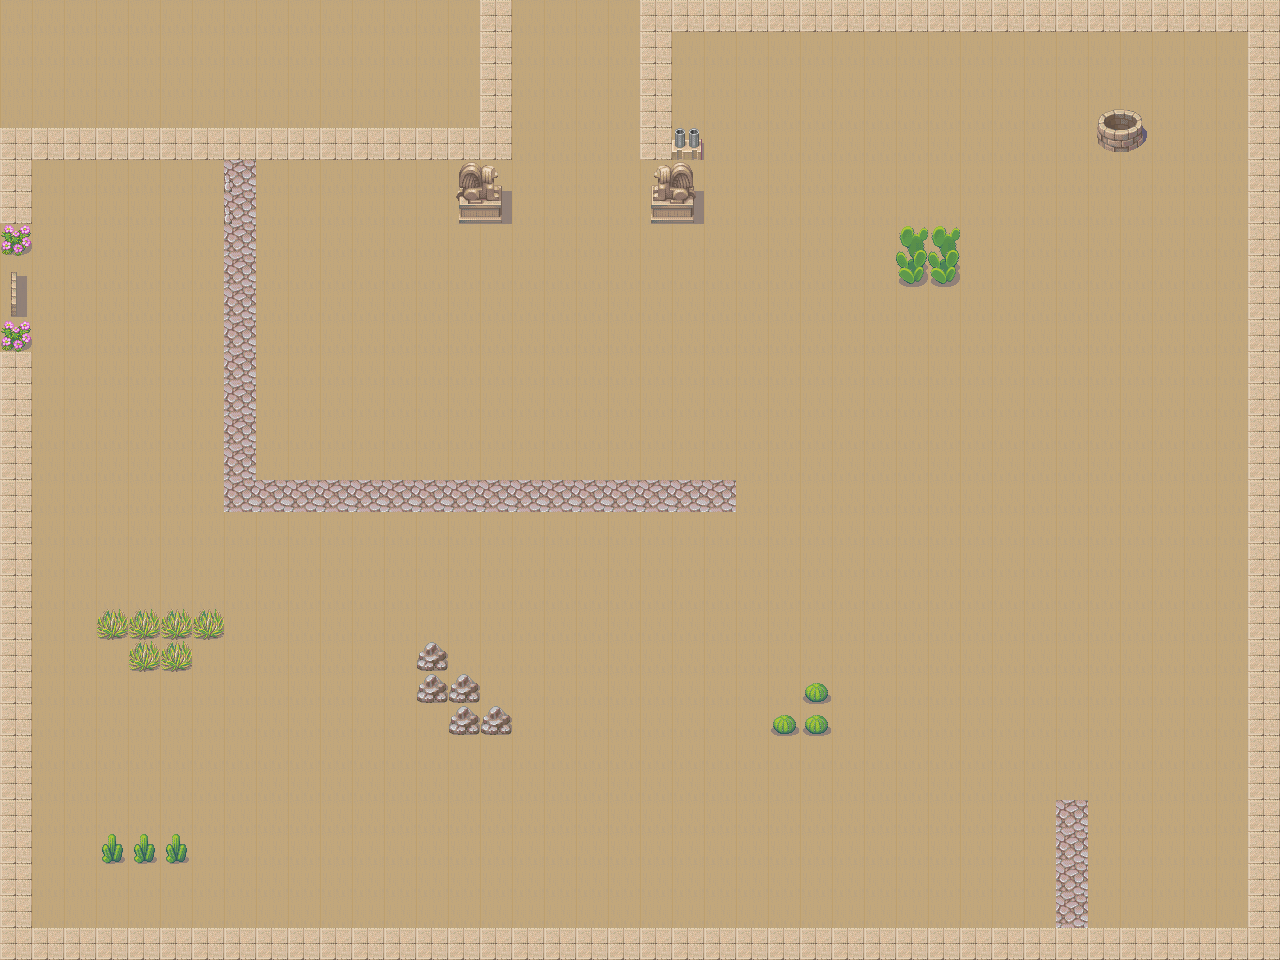

This is a level from a 2D game, rendered from its Tiled map with the project's own tilesets. A one-line summary and the map file follow, with tile-layer data summarised:
An orthogonal 40x30 tile map with 32x32 px tiles, 2 tile layers (ground, wall) and 26 objects.

<map version="1.0" orientation="orthogonal" renderorder="right-down" width="40" height="30" tilewidth="32" tileheight="32">
 <tileset firstgid="1" name="RPG Marker XP自带-019-沙漠小镇01(019_爱给网_aigei_com" tilewidth="32" tileheight="32">
  <image source="map item/RPG Marker XP自带-019-沙漠小镇01(019_爱给网_aigei_com.png" width="256" height="704" />
 </tileset>
 <layer name="ground" width="40" height="30">
  <data>[1200 cells, 1200 non-empty, 1 distinct tile ids]</data>
 </layer>
 <layer name="wall" width="40" height="30">
  <data>[1200 cells, 205 non-empty, 27 distinct tile ids]</data>
 </layer>
 <objectgroup name="barrier">
  <object x="0" y="128" width="512" height="32" />
  <object x="480" y="0" height="96" />
  <object x="640" y="0" width="32" height="160" />
  <object x="672" y="0" width="576" height="32" />
  <object x="0" y="160" width="32" height="64" />
  <object x="480" y="0" width="32" height="128" />
  <object x="224" y="160" width="32" height="352" />
  <object x="256" y="480" width="480" height="32" />
  <object x="1056" y="800" width="32" height="128" />
  <object x="0" y="352" width="32" height="576" />
  <object x="0" y="928" width="1280" height="32" />
  <object x="1248" y="0" width="32" height="928" />
  <object x="448" y="160" width="64" height="64" />
  <object x="640" y="160" width="64" height="64" />
  <object x="896" y="224" width="64" height="64" />
  <object x="800" y="672" width="32" height="32" />
  <object x="768" y="704" width="64" height="32" />
  <object x="416" y="640" width="32" height="64" />
  <object x="448" y="672" width="32" height="64" />
  <object x="480" y="704" width="32" height="32" />
  <object x="1088" y="96" width="64" height="64" />
  <object x="672" y="128" width="32" height="32" />
  <object x="96" y="832" width="96" height="32" />
  <object x="96" y="608" width="128" height="32" />
  <object x="128" y="640" width="64" height="32" />
 </objectgroup>
 <objectgroup name="door">
  <object x="0" y="224" width="32" height="128" />
 </objectgroup>
</map>
